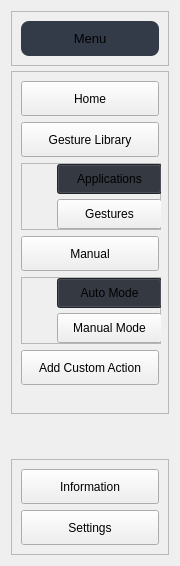
       <widget class="QWidget" name="Menu_Widget" native="true">
        <property name="minimumSize">
         <size>
          <width>180</width>
          <height>450</height>
         </size>
        </property>
        <property name="maximumSize">
         <size>
          <width>180</width>
          <height>16777215</height>
         </size>
        </property>
        <property name="styleSheet">
         <string notr="true">QPushButton:checked{
	background-color:rgb(44, 49, 60)
}</string>
        </property>
        <layout class="QVBoxLayout" name="verticalLayout_4">
         <property name="spacing">
          <number>5</number>
         </property>
         <item alignment="Qt::AlignTop">
          <widget class="QFrame" name="Menu_Top_Frame">
           <property name="maximumSize">
            <size>
             <width>16777215</width>
             <height>55</height>
            </size>
           </property>
           <property name="frameShape">
            <enum>QFrame::StyledPanel</enum>
           </property>
           <property name="frameShadow">
            <enum>QFrame::Raised</enum>
           </property>
           <layout class="QGridLayout" name="gridLayout_3">
            <item row="0" column="0">
             <widget class="QPushButton" name="Menu_Button">
              <property name="minimumSize">
               <size>
                <width>0</width>
                <height>35</height>
               </size>
              </property>
              <property name="maximumSize">
               <size>
                <width>140</width>
                <height>16777215</height>
               </size>
              </property>
              <property name="font">
               <font>
                <pointsize>10</pointsize>
                <bold>false</bold>
               </font>
              </property>
              <property name="styleSheet">
               <string notr="true">
padding:2px 30px;

    border-radius: 8px; 
background-color:#343B48;</string>
              </property>
              <property name="text">
               <string>Menu</string>
              </property>
              <property name="icon">
               <iconset resource="Resources.qrc">
                <normaloff>:/icons/Icons2/menu.svg</normaloff>:/icons/Icons2/menu.svg</iconset>
              </property>
             </widget>
            </item>
           </layout>
          </widget>
         </item>
         <item>
          <widget class="QFrame" name="Menu_Middle_Frame">
           <property name="minimumSize">
            <size>
             <width>50</width>
             <height>150</height>
            </size>
           </property>
           <property name="maximumSize">
            <size>
             <width>16777215</width>
             <height>16777215</height>
            </size>
           </property>
           <property name="frameShape">
            <enum>QFrame::StyledPanel</enum>
           </property>
           <property name="frameShadow">
            <enum>QFrame::Raised</enum>
           </property>
           <layout class="QVBoxLayout" name="verticalLayout_5">
            <item>
             <widget class="QPushButton" name="Home_Button">
              <property name="minimumSize">
               <size>
                <width>120</width>
                <height>35</height>
               </size>
              </property>
              <property name="text">
               <string>Home</string>
              </property>
              <property name="icon">
               <iconset resource="Resources.qrc">
                <normaloff>:/icons/Icons2/home.svg</normaloff>:/icons/Icons2/home.svg</iconset>
              </property>
              <property name="checkable">
               <bool>true</bool>
              </property>
              <property name="autoExclusive">
               <bool>true</bool>
              </property>
             </widget>
            </item>
            <item>
             <widget class="QPushButton" name="Library_Button">
              <property name="minimumSize">
               <size>
                <width>120</width>
                <height>35</height>
               </size>
              </property>
              <property name="text">
               <string>Gesture Library</string>
              </property>
              <property name="icon">
               <iconset resource="Resources.qrc">
                <normaloff>:/icons/Icons2/globe.svg</normaloff>:/icons/Icons2/globe.svg</iconset>
              </property>
              <property name="checkable">
               <bool>true</bool>
              </property>
              <property name="autoExclusive">
               <bool>true</bool>
              </property>
             </widget>
            </item>
            <item alignment="Qt::AlignVCenter">
             <widget class="QFrame" name="Library_Button_Container">
              <property name="minimumSize">
               <size>
                <width>140</width>
                <height>65</height>
               </size>
              </property>
              <property name="frameShape">
               <enum>QFrame::StyledPanel</enum>
              </property>
              <property name="frameShadow">
               <enum>QFrame::Raised</enum>
              </property>
              <layout class="QVBoxLayout" name="verticalLayout_7">
               <property name="spacing">
                <number>5</number>
               </property>
               <property name="leftMargin">
                <number>35</number>
               </property>
               <property name="topMargin">
                <number>0</number>
               </property>
               <property name="bottomMargin">
                <number>0</number>
               </property>
               <item>
                <widget class="QPushButton" name="Application_Button">
                 <property name="minimumSize">
                  <size>
                   <width>105</width>
                   <height>30</height>
                  </size>
                 </property>
                 <property name="styleSheet">
                  <string notr="true">checked:{background-color: rgb(255, 255, 255);}
</string>
                 </property>
                 <property name="text">
                  <string>Applications</string>
                 </property>
                 <property name="icon">
                  <iconset resource="Resources.qrc">
                   <normaloff>:/icons/Icons2/cast.svg</normaloff>:/icons/Icons2/cast.svg</iconset>
                 </property>
                 <property name="checkable">
                  <bool>true</bool>
                 </property>
                 <property name="checked">
                  <bool>true</bool>
                 </property>
                 <property name="autoExclusive">
                  <bool>true</bool>
                 </property>
                 <property name="autoDefault">
                  <bool>false</bool>
                 </property>
                </widget>
               </item>
               <item>
                <widget class="QPushButton" name="Gestures_Button">
                 <property name="minimumSize">
                  <size>
                   <width>105</width>
                   <height>30</height>
                  </size>
                 </property>
                 <property name="text">
                  <string>Gestures</string>
                 </property>
                 <property name="icon">
                  <iconset resource="Resources.qrc">
                   <normaloff>:/icons/Icons2/thumbs-up.svg</normaloff>:/icons/Icons2/thumbs-up.svg</iconset>
                 </property>
                 <property name="checkable">
                  <bool>true</bool>
                 </property>
                 <property name="autoExclusive">
                  <bool>true</bool>
                 </property>
                </widget>
               </item>
              </layout>
             </widget>
            </item>
            <item>
             <widget class="QPushButton" name="Manual_Button">
              <property name="minimumSize">
               <size>
                <width>120</width>
                <height>35</height>
               </size>
              </property>
              <property name="text">
               <string>Manual</string>
              </property>
              <property name="icon">
               <iconset resource="Resources.qrc">
                <normaloff>:/icons/Icons2/book-open.svg</normaloff>:/icons/Icons2/book-open.svg</iconset>
              </property>
              <property name="checkable">
               <bool>true</bool>
              </property>
              <property name="autoExclusive">
               <bool>true</bool>
              </property>
             </widget>
            </item>
            <item>
             <widget class="QFrame" name="Manual_Button_Container">
              <property name="minimumSize">
               <size>
                <width>140</width>
                <height>65</height>
               </size>
              </property>
              <property name="frameShape">
               <enum>QFrame::StyledPanel</enum>
              </property>
              <property name="frameShadow">
               <enum>QFrame::Raised</enum>
              </property>
              <layout class="QVBoxLayout" name="verticalLayout_9">
               <property name="spacing">
                <number>5</number>
               </property>
               <property name="leftMargin">
                <number>35</number>
               </property>
               <property name="topMargin">
                <number>0</number>
               </property>
               <property name="bottomMargin">
                <number>0</number>
               </property>
               <item>
                <widget class="QPushButton" name="AutoMode_Button">
                 <property name="minimumSize">
                  <size>
                   <width>105</width>
                   <height>30</height>
                  </size>
                 </property>
                 <property name="text">
                  <string>Auto Mode</string>
                 </property>
                 <property name="icon">
                  <iconset resource="Resources.qrc">
                   <normaloff>:/icons/Icons2/refresh-ccw.svg</normaloff>:/icons/Icons2/refresh-ccw.svg</iconset>
                 </property>
                 <property name="checkable">
                  <bool>true</bool>
                 </property>
                 <property name="checked">
                  <bool>true</bool>
                 </property>
                 <property name="autoExclusive">
                  <bool>true</bool>
                 </property>
                 <property name="autoDefault">
                  <bool>false</bool>
                 </property>
                </widget>
               </item>
               <item>
                <widget class="QPushButton" name="ManualMode_Button">
                 <property name="minimumSize">
                  <size>
                   <width>105</width>
                   <height>30</height>
                  </size>
                 </property>
                 <property name="text">
                  <string>Manual Mode</string>
                 </property>
                 <property name="icon">
                  <iconset resource="Resources.qrc">
                   <normaloff>:/icons/Icons2/tool.svg</normaloff>:/icons/Icons2/tool.svg</iconset>
                 </property>
                 <property name="checkable">
                  <bool>true</bool>
                 </property>
                 <property name="autoExclusive">
                  <bool>true</bool>
                 </property>
                </widget>
               </item>
              </layout>
             </widget>
            </item>
            <item>
             <widget class="QPushButton" name="Manual_Button_2">
              <property name="minimumSize">
               <size>
                <width>120</width>
                <height>35</height>
               </size>
              </property>
              <property name="text">
               <string>Add Custom Action</string>
              </property>
              <property name="icon">
               <iconset resource="Resources.qrc">
                <normaloff>:/icons/Icons2/user.svg</normaloff>:/icons/Icons2/user.svg</iconset>
              </property>
              <property name="checkable">
               <bool>true</bool>
              </property>
              <property name="autoExclusive">
               <bool>true</bool>
              </property>
             </widget>
            </item>
            <item>
             <spacer name="verticalSpacer_4">
              <property name="orientation">
               <enum>Qt::Vertical</enum>
              </property>
              <property name="sizeType">
               <enum>QSizePolicy::Expanding</enum>
              </property>
              <property name="sizeHint" stdset="0">
               <size>
                <width>20</width>
                <height>19</height>
               </size>
              </property>
             </spacer>
            </item>
           </layout>
          </widget>
         </item>
         <item>
          <spacer name="verticalSpacer_3">
           <property name="orientation">
            <enum>Qt::Vertical</enum>
           </property>
           <property name="sizeHint" stdset="0">
            <size>
             <width>20</width>
             <height>40</height>
            </size>
           </property>
          </spacer>
         </item>
         <item>
          <widget class="QFrame" name="Menu_Bottom_Frame">
           <property name="minimumSize">
            <size>
             <width>150</width>
             <height>80</height>
            </size>
           </property>
           <property name="maximumSize">
            <size>
             <width>16777215</width>
             <height>100</height>
            </size>
           </property>
           <property name="frameShape">
            <enum>QFrame::StyledPanel</enum>
           </property>
           <property name="frameShadow">
            <enum>QFrame::Raised</enum>
           </property>
           <layout class="QVBoxLayout" name="verticalLayout_6">
            <item>
             <widget class="QPushButton" name="Information_Button">
              <property name="enabled">
               <bool>true</bool>
              </property>
              <property name="minimumSize">
               <size>
                <width>120</width>
                <height>35</height>
               </size>
              </property>
              <property name="text">
               <string>Information</string>
              </property>
              <property name="icon">
               <iconset resource="Resources.qrc">
                <normaloff>:/icons/Icons2/info.svg</normaloff>:/icons/Icons2/info.svg</iconset>
              </property>
              <property name="checkable">
               <bool>true</bool>
              </property>
              <property name="checked">
               <bool>false</bool>
              </property>
              <property name="autoExclusive">
               <bool>true</bool>
              </property>
             </widget>
            </item>
            <item>
             <widget class="QPushButton" name="Settings_Button">
              <property name="minimumSize">
               <size>
                <width>120</width>
                <height>35</height>
               </size>
              </property>
              <property name="text">
               <string>Settings</string>
              </property>
              <property name="icon">
               <iconset resource="Resources.qrc">
                <normaloff>:/icons/Icons2/settings.svg</normaloff>:/icons/Icons2/settings.svg</iconset>
              </property>
              <property name="checkable">
               <bool>true</bool>
              </property>
              <property name="autoExclusive">
               <bool>true</bool>
              </property>
             </widget>
            </item>
           </layout>
          </widget>
         </item>
        </layout>
       </widget>
